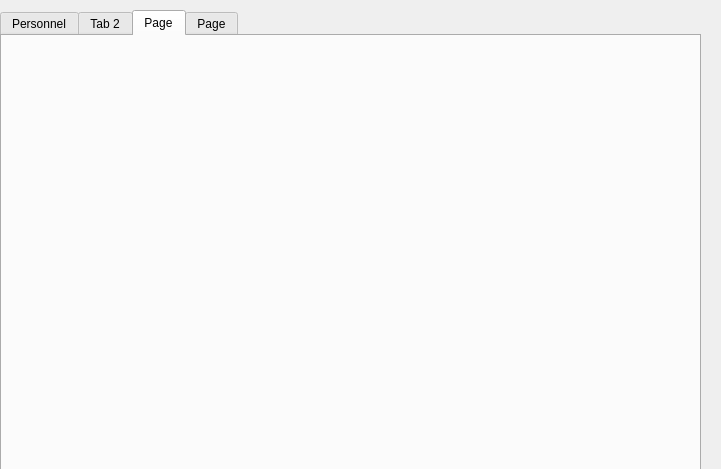
<?xml version="1.0" encoding="UTF-8"?>
<ui version="4.0">
 <class>Dialog</class>
 <widget class="QDialog" name="Dialog">
  <property name="geometry">
   <rect>
    <x>0</x>
    <y>0</y>
    <width>721</width>
    <height>469</height>
   </rect>
  </property>
  <property name="windowTitle">
   <string>Dialog</string>
  </property>
  <widget class="QTabWidget" name="tabWidget">
   <property name="geometry">
    <rect>
     <x>0</x>
     <y>10</y>
     <width>701</width>
     <height>461</height>
    </rect>
   </property>
   <property name="currentIndex">
    <number>2</number>
   </property>
   <widget class="QWidget" name="tab">
    <attribute name="title">
     <string>Personnel</string>
    </attribute>
    <widget class="QLabel" name="label">
     <property name="geometry">
      <rect>
       <x>30</x>
       <y>30</y>
       <width>47</width>
       <height>14</height>
      </rect>
     </property>
     <property name="text">
      <string>&lt;html&gt;&lt;head/&gt;&lt;body&gt;&lt;p&gt;Nom&lt;/p&gt;&lt;/body&gt;&lt;/html&gt;</string>
     </property>
    </widget>
    <widget class="QLabel" name="label_2">
     <property name="geometry">
      <rect>
       <x>450</x>
       <y>30</y>
       <width>47</width>
       <height>14</height>
      </rect>
     </property>
     <property name="frameShape">
      <enum>QFrame::NoFrame</enum>
     </property>
     <property name="text">
      <string>&lt;html&gt;&lt;head/&gt;&lt;body&gt;&lt;p&gt;&lt;span style=&quot; color:#000000;&quot;&gt;Adress&lt;/span&gt;&lt;/p&gt;&lt;/body&gt;&lt;/html&gt;</string>
     </property>
    </widget>
    <widget class="QLabel" name="label_3">
     <property name="geometry">
      <rect>
       <x>36</x>
       <y>104</y>
       <width>41</width>
       <height>20</height>
      </rect>
     </property>
     <property name="text">
      <string>&lt;html&gt;&lt;head/&gt;&lt;body&gt;&lt;p&gt;&lt;span style=&quot; color:#000000;&quot;&gt;CIN&lt;/span&gt;&lt;/p&gt;&lt;/body&gt;&lt;/html&gt;</string>
     </property>
    </widget>
    <widget class="QLabel" name="label_4">
     <property name="geometry">
      <rect>
       <x>210</x>
       <y>30</y>
       <width>101</width>
       <height>16</height>
      </rect>
     </property>
     <property name="frameShape">
      <enum>QFrame::NoFrame</enum>
     </property>
     <property name="text">
      <string>&lt;html&gt;&lt;head/&gt;&lt;body&gt;&lt;p&gt;&lt;span style=&quot; color:#000000;&quot;&gt;Date de Naissance&lt;/span&gt;&lt;/p&gt;&lt;/body&gt;&lt;/html&gt;</string>
     </property>
    </widget>
    <widget class="QLabel" name="label_5">
     <property name="geometry">
      <rect>
       <x>210</x>
       <y>70</y>
       <width>47</width>
       <height>14</height>
      </rect>
     </property>
     <property name="text">
      <string>&lt;html&gt;&lt;head/&gt;&lt;body&gt;&lt;p&gt;&lt;span style=&quot; color:#000000;&quot;&gt;Grade&lt;/span&gt;&lt;/p&gt;&lt;/body&gt;&lt;/html&gt;</string>
     </property>
    </widget>
    <widget class="QLabel" name="label_6">
     <property name="geometry">
      <rect>
       <x>210</x>
       <y>110</y>
       <width>47</width>
       <height>14</height>
      </rect>
     </property>
     <property name="text">
      <string>&lt;html&gt;&lt;head/&gt;&lt;body&gt;&lt;p&gt;&lt;span style=&quot; color:#000000;&quot;&gt;Email&lt;/span&gt;&lt;/p&gt;&lt;/body&gt;&lt;/html&gt;</string>
     </property>
    </widget>
    <widget class="QLabel" name="label_7">
     <property name="geometry">
      <rect>
       <x>30</x>
       <y>70</y>
       <width>47</width>
       <height>14</height>
      </rect>
     </property>
     <property name="text">
      <string>&lt;html&gt;&lt;head/&gt;&lt;body&gt;&lt;p&gt;&lt;span style=&quot; color:#000000;&quot;&gt;Prénom&lt;/span&gt;&lt;/p&gt;&lt;/body&gt;&lt;/html&gt;</string>
     </property>
    </widget>
    <widget class="QLabel" name="label_8">
     <property name="geometry">
      <rect>
       <x>450</x>
       <y>70</y>
       <width>81</width>
       <height>16</height>
      </rect>
     </property>
     <property name="text">
      <string>&lt;html&gt;&lt;head/&gt;&lt;body&gt;&lt;p&gt;&lt;span style=&quot; color:#000000;&quot;&gt;Numero de tel&lt;/span&gt;&lt;/p&gt;&lt;/body&gt;&lt;/html&gt;</string>
     </property>
    </widget>
    <widget class="QPushButton" name="pb_ajouter">
     <property name="geometry">
      <rect>
       <x>40</x>
       <y>170</y>
       <width>121</width>
       <height>31</height>
      </rect>
     </property>
     <property name="text">
      <string>Ajouter</string>
     </property>
    </widget>
    <widget class="QPushButton" name="pushButton_3">
     <property name="geometry">
      <rect>
       <x>530</x>
       <y>390</y>
       <width>121</width>
       <height>31</height>
      </rect>
     </property>
     <property name="text">
      <string>QR Code</string>
     </property>
    </widget>
    <widget class="QPushButton" name="pushButton_4">
     <property name="geometry">
      <rect>
       <x>530</x>
       <y>350</y>
       <width>121</width>
       <height>31</height>
      </rect>
     </property>
     <property name="text">
      <string>Chat</string>
     </property>
    </widget>
    <widget class="QPushButton" name="pushButton_5">
     <property name="geometry">
      <rect>
       <x>530</x>
       <y>310</y>
       <width>121</width>
       <height>31</height>
      </rect>
     </property>
     <property name="text">
      <string>Imprimer PDF</string>
     </property>
    </widget>
    <widget class="QPushButton" name="pushButton_6">
     <property name="geometry">
      <rect>
       <x>530</x>
       <y>270</y>
       <width>121</width>
       <height>31</height>
      </rect>
     </property>
     <property name="text">
      <string>Tri</string>
     </property>
    </widget>
    <widget class="QPushButton" name="pushButton_7">
     <property name="geometry">
      <rect>
       <x>530</x>
       <y>230</y>
       <width>121</width>
       <height>31</height>
      </rect>
     </property>
     <property name="text">
      <string>Recherche</string>
     </property>
    </widget>
    <widget class="QPushButton" name="pushButton_8">
     <property name="geometry">
      <rect>
       <x>490</x>
       <y>170</y>
       <width>121</width>
       <height>31</height>
      </rect>
     </property>
     <property name="text">
      <string>Afficher</string>
     </property>
    </widget>
    <widget class="QPushButton" name="pushButton_9">
     <property name="geometry">
      <rect>
       <x>340</x>
       <y>170</y>
       <width>121</width>
       <height>31</height>
      </rect>
     </property>
     <property name="text">
      <string>Supprimer</string>
     </property>
    </widget>
    <widget class="QPushButton" name="pushButton_10">
     <property name="geometry">
      <rect>
       <x>190</x>
       <y>170</y>
       <width>121</width>
       <height>31</height>
      </rect>
     </property>
     <property name="text">
      <string>Mise à Jour</string>
     </property>
    </widget>
    <widget class="QTextEdit" name="textEdit">
     <property name="geometry">
      <rect>
       <x>40</x>
       <y>220</y>
       <width>461</width>
       <height>201</height>
      </rect>
     </property>
    </widget>
    <widget class="QComboBox" name="le_Grade">
     <property name="geometry">
      <rect>
       <x>320</x>
       <y>70</y>
       <width>111</width>
       <height>22</height>
      </rect>
     </property>
     <item>
      <property name="text">
       <string/>
      </property>
     </item>
     <item>
      <property name="text">
       <string>Femme</string>
      </property>
     </item>
     <item>
      <property name="text">
       <string>Homme</string>
      </property>
     </item>
    </widget>
    <widget class="QDateEdit" name="la_Datedenaissance">
     <property name="geometry">
      <rect>
       <x>320</x>
       <y>30</y>
       <width>110</width>
       <height>22</height>
      </rect>
     </property>
    </widget>
    <widget class="QLineEdit" name="le_Nom">
     <property name="geometry">
      <rect>
       <x>80</x>
       <y>30</y>
       <width>113</width>
       <height>20</height>
      </rect>
     </property>
    </widget>
    <widget class="QLineEdit" name="le_Email">
     <property name="geometry">
      <rect>
       <x>320</x>
       <y>110</y>
       <width>113</width>
       <height>20</height>
      </rect>
     </property>
    </widget>
    <widget class="QLineEdit" name="Le_CIN">
     <property name="geometry">
      <rect>
       <x>80</x>
       <y>110</y>
       <width>113</width>
       <height>20</height>
      </rect>
     </property>
    </widget>
    <widget class="QLineEdit" name="le_Prenom">
     <property name="geometry">
      <rect>
       <x>80</x>
       <y>70</y>
       <width>113</width>
       <height>20</height>
      </rect>
     </property>
    </widget>
    <widget class="QLineEdit" name="la_Adress">
     <property name="geometry">
      <rect>
       <x>530</x>
       <y>30</y>
       <width>113</width>
       <height>20</height>
      </rect>
     </property>
    </widget>
    <widget class="QLineEdit" name="le_Ntel">
     <property name="geometry">
      <rect>
       <x>530</x>
       <y>70</y>
       <width>113</width>
       <height>20</height>
      </rect>
     </property>
    </widget>
   </widget>
   <widget class="QWidget" name="tab_2">
    <attribute name="title">
     <string>Tab 2</string>
    </attribute>
   </widget>
   <widget class="QWidget" name="tab_3">
    <attribute name="title">
     <string>Page</string>
    </attribute>
   </widget>
   <widget class="QWidget" name="tab_4">
    <attribute name="title">
     <string>Page</string>
    </attribute>
   </widget>
  </widget>
 </widget>
 <resources/>
 <connections/>
</ui>
